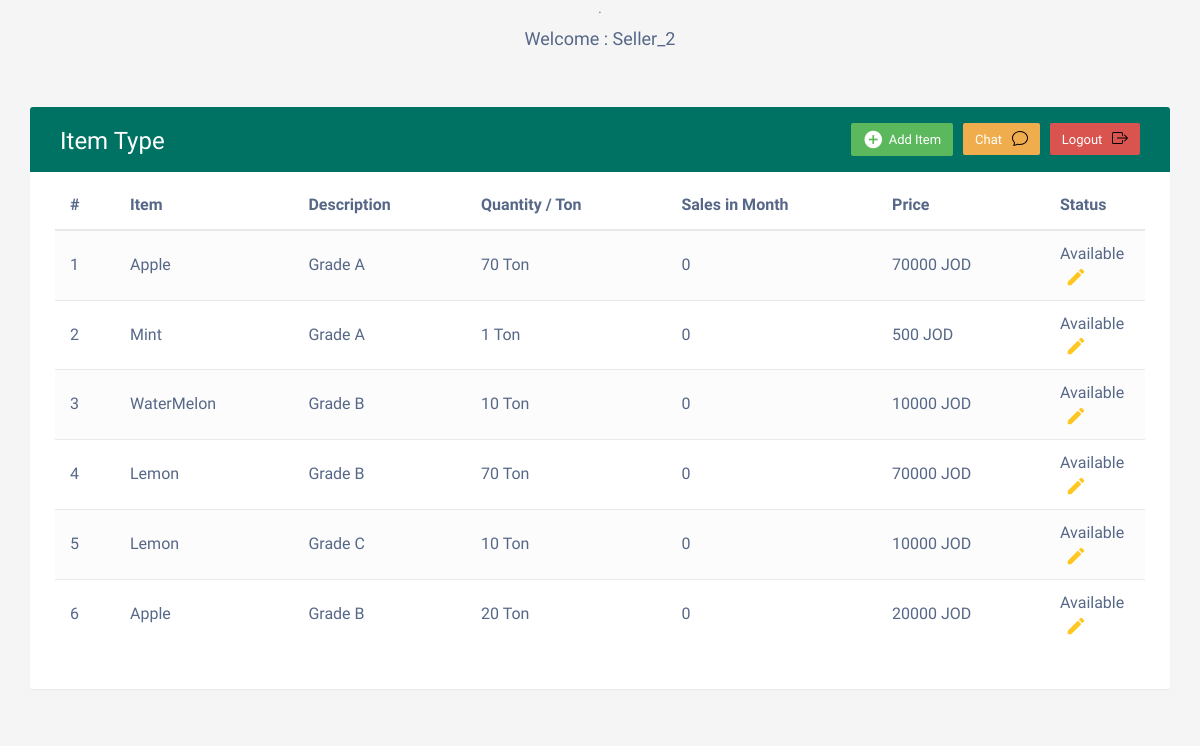
/admin/ggg/index.php (signed in), run on the app's committed database.
### tables this page shows
CREATE TABLE `users` (
  `id` int(11) NOT NULL,
  `username` varchar(100) NOT NULL,
  `email` varchar(100) NOT NULL,
  `password` varchar(100) NOT NULL,
  `user_type` varchar(10) NOT NULL,
  `tax_number` varchar(30) NOT NULL
);

CREATE TABLE `ve` (
  `id` int(11) NOT NULL,
  `name` varchar(11) NOT NULL,
  `price` varchar(11) NOT NULL,
  `image` varchar(200) NOT NULL,
  `description` varchar(500) NOT NULL,
  `statuss` varchar(10) NOT NULL,
  `quantity` varchar(100) NOT NULL,
  `code` varchar(100) NOT NULL,
  `user` int(10) DEFAULT NULL,
  `sales` int(100) NOT NULL
);

### admin/ggg/Index.php (the view, shortened to what this page needs)
<?php
include 'save.php';
$sql195 = "SELECT id,username,email,user_type
   FROM users where id = ".$_SESSION['id'];
$result195 = mysqli_query($conn, $sql195);
$row195 = mysqli_fetch_assoc($result195);
echo "<center>.<h4>Welcome : " .$row195['username']."</center></h4> ";
?>
<!DOCTYPE html>
<html lang="en">
<head>
<link rel="stylesheet" href="https://maxcdn.bootstrapcdn.com/font-awesome/4.7.0/css/font-awesome.min.css">
<link rel="stylesheet" href="https://maxcdn.bootstrapcdn.com/bootstrap/3.3.7/css/bootstrap.min.css">
<link rel="stylesheet" href="style.css">
</head>
<body>
<div class="container">
<div class="table-wrapper">
<div class="table-title">
<div class="row">
<div class="col-sm-6">
<h2>Item  Type</h2>
</div>
<div class="col-sm-6">
<a  href="../logout.php" class="btn btn-danger" data-toggle="modal">&nbsp &nbsp<img src="../../image/box-arrow-right.svg"> <span>Logout</span></a>
<a  href="../../chat/index.php" class="btn btn-warning" data-toggle="modal">&nbsp &nbsp<img src="../../image/chat.svg"> <span>Chat</span></a>
<a href="#addEmployeeModal" class="btn btn-success" data-toggle="modal"><i class="material-icons"></i> <span>Add Item</span></a>
</div>
</div>
</div>
<table class="table table-striped table-hover">
<thead>
<tr>
<th>#</th>
<th>Item</th>
<th>Description</th>
<th>Quantity / Ton</th>
<th>Sales in Month</th>
<th>Price</th>
<th>Status</th>
 </tr>
</thead>
<tbody>
<?php
$result = mysqli_query($conn,"SELECT * FROM ve where user=".$_SESSION['id']);
$i=1;
while($row = mysqli_fetch_array($result)) {
?>
<tr id="<?php echo $row["id"]; ?>">
<td><?php echo $i; ?></td>
<td><?php echo $row["name"]; ?></td>
<td><?php echo $row["description"]; ?></td>
<td><?php echo $row["quantity"] . " Ton " ; ?></td>
<td><?php echo  $row["sales"]; ?></td>
<td><?php echo  $row["price"]." JOD "; ?></td>
<td><?php echo  $row["statuss"]   ;?>
<a href="#editEmployeeModal" class="edit" data-toggle="modal">
<i class="material-icons update" data-toggle="tooltip"
data-id="<?php echo $row["id"]; ?>"
data-name="<?php echo $row["name"]; ?>"
title="Edit"></i>
</a>
</td>
</tr>
<?php
$i++;
}
?>
</tbody>
</table>
</div>
</div>
</body>
</html>

### admin/ggg/style.css (style rules this page uses)
body { color: #566787; background: #f5f5f5; font-family: varela round, sans-serif; font-size: 13px; }
.table-wrapper { background: #fff; padding: 20px 25px; margin: 30px 0; border-radius: 3px; box-shadow: 0 1px 1px rgba(0, 0, 0, 0.05); }
.table-title { padding-bottom: 15px; background: #007263; color: #fff; padding: 16px 30px; margin: -20px -25px 10px; border-radius: 3px 3px 0 0; }
.table-title h2 { margin: 5px 0 0; font-size: 24px; }
.table-title .btn { color: #fff; float: right; font-size: 13px; min-width: 50px; border-radius: 2px; border: none; outline: none!important; margin-left: 10px; }
.table-title .btn i { float: left; font-size: 21px; margin-right: 5px; }
.table-title .btn span { float: left; margin-top: 2px; }
table.table tr th, table.table tr td { border-color: #e9e9e9; padding: 12px 15px; vertical-align: middle; }
table.table tr th:first-child { width: 60px; }
table.table tr th:last-child { width: 100px; }
table.table-striped tbody tr:nth-of-type(odd) { background-color: #fcfcfc; }
table.table td:last-child i { opacity: .9; font-size: 22px; margin: 0 5px; }
table.table td a { font-weight: 700; color: #566787; display: inline-block; text-decoration: none; outline: none !important; }
table.table td a.edit { color: #ffc107; }
table.table td i { font-size: 19px; }

### data on the page
users: username "Seller_2"
ve: name "Apple", description "Grade A", quantity "70", sales "0", price "70000", statuss "Available"
ve: name "Mint", description "Grade A", quantity "1", sales "0", price "500", statuss "Available"
ve: name "WaterMelon", description "Grade B", quantity "10", sales "0", price "10000", statuss "Available"
ve: name "Lemon", description "Grade B", quantity "70", sales "0", price "70000", statuss "Available"
ve: name "Lemon", description "Grade C", quantity "10", sales "0", price "10000", statuss "Available"
ve: name "Apple", description "Grade B", quantity "20", sales "0", price "20000", statuss "Available"
